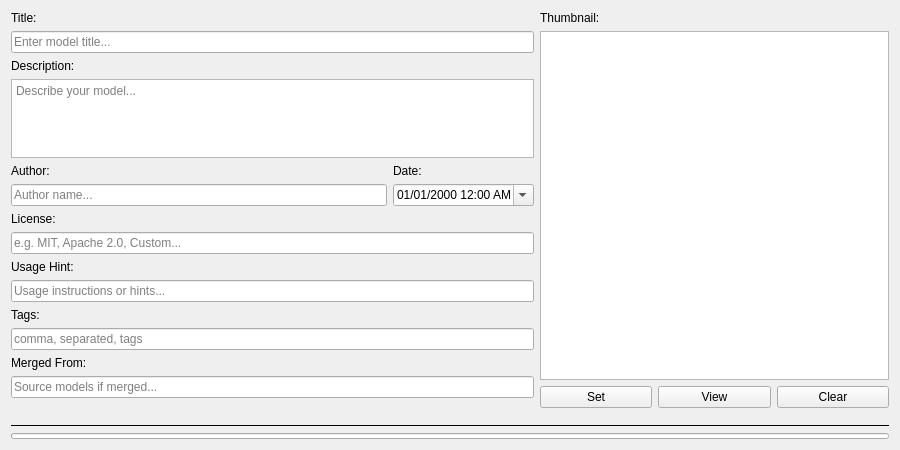
<?xml version="1.0" encoding="UTF-8"?>
<ui version="4.0">
 <class>EditorPanel</class>
 <widget class="QWidget" name="EditorPanel">
  <property name="geometry">
   <rect>
    <x>0</x>
    <y>0</y>
    <width>900</width>
    <height>450</height>
   </rect>
  </property>
  <property name="windowTitle">
   <string>Metadata Editor</string>
  </property>
  <layout class="QVBoxLayout" name="verticalLayout">
   <item>
    <layout class="QHBoxLayout" name="horizontalLayout" stretch="6,4">
     <item>
      <layout class="QVBoxLayout" name="leftColumn">
       <item>
        <widget class="QLabel" name="titleLabel">
         <property name="text">
          <string>Title:</string>
         </property>
        </widget>
       </item>
       <item>
        <widget class="QLineEdit" name="titleEdit">
         <property name="placeholderText">
          <string>Enter model title...</string>
         </property>
        </widget>
       </item>
       <item>
        <widget class="QLabel" name="descriptionLabel">
         <property name="text">
          <string>Description:</string>
         </property>
        </widget>
       </item>
       <item>
        <widget class="QTextEdit" name="descriptionEdit">
         <property name="maximumSize">
          <size>
           <width>16777215</width>
           <height>100</height>
          </size>
         </property>
         <property name="placeholderText">
          <string>Describe your model...</string>
         </property>
        </widget>
       </item>
       <item>
        <layout class="QHBoxLayout" name="authorDateLayout">
         <item>
          <layout class="QVBoxLayout" name="authorLayout">
           <item>
            <widget class="QLabel" name="authorLabel">
             <property name="text">
              <string>Author:</string>
             </property>
            </widget>
           </item>
           <item>
            <widget class="QLineEdit" name="authorEdit">
             <property name="sizePolicy">
              <sizepolicy hsizetype="Expanding" vsizetype="Fixed">
               <horstretch>0</horstretch>
               <verstretch>0</verstretch>
              </sizepolicy>
             </property>
             <property name="placeholderText">
              <string>Author name...</string>
             </property>
            </widget>
           </item>
          </layout>
         </item>
         <item>
          <layout class="QVBoxLayout" name="dateLayout">
           <item>
            <widget class="QLabel" name="dateLabel">
             <property name="text">
              <string>Date:</string>
             </property>
             <property name="alignment">
              <set>Qt::AlignLeading|Qt::AlignLeft|Qt::AlignVCenter</set>
             </property>
            </widget>
           </item>
           <item>
            <widget class="QDateTimeEdit" name="dateTimeEdit">
             <property name="minimumSize">
              <size>
               <width>140</width>
               <height>22</height>
              </size>
             </property>
             <property name="alignment">
              <set>Qt::AlignLeading|Qt::AlignLeft|Qt::AlignVCenter</set>
             </property>
             <property name="buttonSymbols">
              <enum>QAbstractSpinBox::UpDownArrows</enum>
             </property>
             <property name="displayFormat">
              <string>MM/dd/yyyy h:mm AP</string>
             </property>
             <property name="calendarPopup">
              <bool>true</bool>
             </property>
            </widget>
           </item>
          </layout>
         </item>
        </layout>
       </item>
       <item>
        <widget class="QLabel" name="licenseLabel">
         <property name="text">
          <string>License:</string>
         </property>
        </widget>
       </item>
       <item>
        <widget class="QLineEdit" name="licenseEdit">
         <property name="placeholderText">
          <string>e.g. MIT, Apache 2.0, Custom...</string>
         </property>
        </widget>
       </item>
       <item>
        <widget class="QLabel" name="usageHintLabel">
         <property name="text">
          <string>Usage Hint:</string>
         </property>
        </widget>
       </item>
       <item>
        <widget class="QLineEdit" name="usageHintEdit">
         <property name="placeholderText">
          <string>Usage instructions or hints...</string>
         </property>
        </widget>
       </item>
       <item>
        <widget class="QLabel" name="tagsLabel">
         <property name="text">
          <string>Tags:</string>
         </property>
        </widget>
       </item>
       <item>
        <widget class="QLineEdit" name="tagsEdit">
         <property name="placeholderText">
          <string>comma, separated, tags</string>
         </property>
        </widget>
       </item>
       <item>
        <widget class="QLabel" name="mergedFromLabel">
         <property name="text">
          <string>Merged From:</string>
         </property>
        </widget>
       </item>
       <item>
        <widget class="QLineEdit" name="mergedFromEdit">
         <property name="placeholderText">
          <string>Source models if merged...</string>
         </property>
        </widget>
       </item>
       <item>
        <spacer name="verticalSpacer">
         <property name="orientation">
          <enum>Qt::Vertical</enum>
         </property>
         <property name="sizeHint" stdset="0">
          <size>
           <width>20</width>
           <height>40</height>
          </size>
         </property>
        </spacer>
       </item>
      </layout>
     </item>
     <item>
      <layout class="QVBoxLayout" name="thumbnailColumn">
       <item>
        <widget class="QLabel" name="thumbnailLabel">
         <property name="text">
          <string>Thumbnail:</string>
         </property>
        </widget>
       </item>
       <item>
        <widget class="ImageWidget" name="thumbnailDisplay">
         <property name="sizePolicy">
          <sizepolicy hsizetype="Expanding" vsizetype="Expanding">
           <horstretch>0</horstretch>
           <verstretch>1</verstretch>
          </sizepolicy>
         </property>
        </widget>
       </item>
       <item>
        <layout class="QHBoxLayout" name="thumbnailButtonsLayout">
         <item>
          <widget class="QPushButton" name="setThumbnailBtn">
           <property name="maximumSize">
            <size>
             <width>16777215</width>
             <height>24</height>
            </size>
           </property>
           <property name="text">
            <string>Set</string>
           </property>
          </widget>
         </item>
         <item>
          <widget class="QPushButton" name="viewThumbnailBtn">
           <property name="maximumSize">
            <size>
             <width>16777215</width>
             <height>24</height>
            </size>
           </property>
           <property name="text">
            <string>View</string>
           </property>
          </widget>
         </item>
         <item>
          <widget class="QPushButton" name="clearThumbnailBtn">
           <property name="maximumSize">
            <size>
             <width>16777215</width>
             <height>24</height>
            </size>
           </property>
           <property name="text">
            <string>Clear</string>
           </property>
          </widget>
         </item>
        </layout>
       </item>
       <item>
        <spacer name="thumbnailSpacer">
         <property name="orientation">
          <enum>Qt::Vertical</enum>
         </property>
         <property name="sizeHint" stdset="0">
          <size>
           <width>20</width>
           <height>10</height>
          </size>
         </property>
        </spacer>
       </item>
      </layout>
     </item>
    </layout>
   </item>
   <item>
    <widget class="Line" name="line">
     <property name="frameShadow">
      <enum>QFrame::Plain</enum>
     </property>
     <property name="lineWidth">
      <number>1</number>
     </property>
     <property name="orientation">
      <enum>Qt::Horizontal</enum>
     </property>
    </widget>
   </item>
   <item>
    <widget class="QProgressBar" name="progressBar">
     <property name="maximumSize">
      <size>
       <width>16777215</width>
       <height>6</height>
      </size>
     </property>
     <property name="visible">
      <bool>false</bool>
     </property>
     <property name="value">
      <number>0</number>
     </property>
     <property name="textVisible">
      <bool>false</bool>
     </property>
    </widget>
   </item>
  </layout>
 </widget>
 <customwidgets>
  <customwidget>
   <class>ImageWidget</class>
   <extends>QGraphicsView</extends>
   <header>metaeditor_safetensors.ui.image_widget</header>
  </customwidget>
 </customwidgets>
 <resources/>
 <connections/>
</ui>
